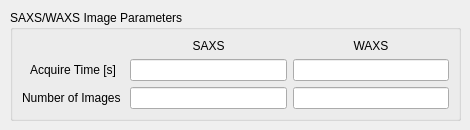
    <widget class="QWidget" name="tab_11">
     <attribute name="title">
      <string>image parameters</string>
     </attribute>
     <widget class="QGroupBox" name="groupBox_9">
      <property name="geometry">
       <rect>
        <x>10</x>
        <y>10</y>
        <width>451</width>
        <height>111</height>
       </rect>
      </property>
      <property name="title">
       <string>SAXS/WAXS Image Parameters</string>
      </property>
      <layout class="QGridLayout" name="gridLayout_4">
       <item row="0" column="1">
        <widget class="QLabel" name="label_83">
         <property name="text">
          <string>SAXS</string>
         </property>
         <property name="alignment">
          <set>Qt::AlignCenter</set>
         </property>
        </widget>
       </item>
       <item row="0" column="2">
        <widget class="QLabel" name="label_84">
         <property name="text">
          <string>WAXS</string>
         </property>
         <property name="alignment">
          <set>Qt::AlignCenter</set>
         </property>
        </widget>
       </item>
       <item row="1" column="0">
        <widget class="QLabel" name="label_82">
         <property name="font">
          <font>
           <pointsize>9</pointsize>
          </font>
         </property>
         <property name="text">
          <string>Acquire Time [s]</string>
         </property>
         <property name="alignment">
          <set>Qt::AlignCenter</set>
         </property>
        </widget>
       </item>
       <item row="1" column="1">
        <widget class="caTextEntry" name="catextentry_87">
         <property name="sizePolicy">
          <sizepolicy hsizetype="Expanding" vsizetype="Expanding">
           <horstretch>0</horstretch>
           <verstretch>0</verstretch>
          </sizepolicy>
         </property>
         <property name="channel" stdset="0">
          <string notr="true">9idcLAX:USAXS_Pin:AcquireTime</string>
         </property>
         <property name="background">
          <color>
           <red>115</red>
           <green>215</green>
           <blue>253</blue>
          </color>
         </property>
         <property name="colorMode">
          <enum>caLineEdit::Static</enum>
         </property>
        </widget>
       </item>
       <item row="1" column="2">
        <widget class="caTextEntry" name="catextentry_88">
         <property name="sizePolicy">
          <sizepolicy hsizetype="Expanding" vsizetype="Expanding">
           <horstretch>0</horstretch>
           <verstretch>0</verstretch>
          </sizepolicy>
         </property>
         <property name="channel" stdset="0">
          <string notr="true">9idcLAX:USAXS_WAXS:AcquireTime</string>
         </property>
         <property name="background">
          <color>
           <red>115</red>
           <green>215</green>
           <blue>253</blue>
          </color>
         </property>
         <property name="colorMode">
          <enum>caLineEdit::Static</enum>
         </property>
        </widget>
       </item>
       <item row="2" column="0">
        <widget class="QLabel" name="label_95">
         <property name="font">
          <font>
           <pointsize>9</pointsize>
          </font>
         </property>
         <property name="text">
          <string>&lt;html&gt;&lt;head/&gt;&lt;body&gt;&lt;p&gt;Number of Images &lt;/p&gt;&lt;/body&gt;&lt;/html&gt;</string>
         </property>
         <property name="alignment">
          <set>Qt::AlignCenter</set>
         </property>
        </widget>
       </item>
       <item row="2" column="1">
        <widget class="caTextEntry" name="catextentry_89">
         <property name="sizePolicy">
          <sizepolicy hsizetype="Expanding" vsizetype="Expanding">
           <horstretch>0</horstretch>
           <verstretch>0</verstretch>
          </sizepolicy>
         </property>
         <property name="channel" stdset="0">
          <string notr="true">9idcLAX:USAXS_Pin:NumImages</string>
         </property>
         <property name="background">
          <color>
           <red>115</red>
           <green>215</green>
           <blue>253</blue>
          </color>
         </property>
         <property name="colorMode">
          <enum>caLineEdit::Static</enum>
         </property>
        </widget>
       </item>
       <item row="2" column="2">
        <widget class="caTextEntry" name="catextentry_90">
         <property name="sizePolicy">
          <sizepolicy hsizetype="Expanding" vsizetype="Expanding">
           <horstretch>0</horstretch>
           <verstretch>0</verstretch>
          </sizepolicy>
         </property>
         <property name="channel" stdset="0">
          <string notr="true">9idcLAX:USAXS_WAXS:NumImages</string>
         </property>
         <property name="background">
          <color>
           <red>115</red>
           <green>215</green>
           <blue>253</blue>
          </color>
         </property>
         <property name="colorMode">
          <enum>caLineEdit::Static</enum>
         </property>
        </widget>
       </item>
      </layout>
     </widget>
    </widget>
